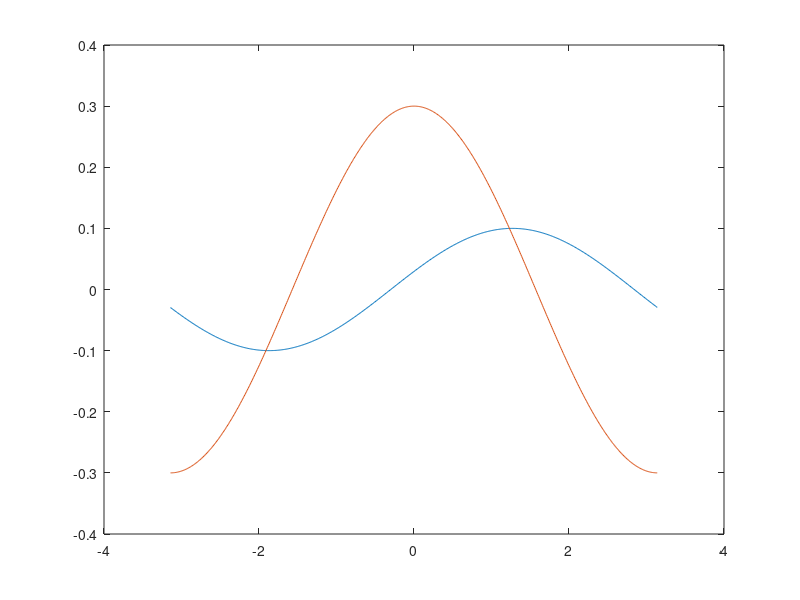

The MATLAB script that drew this image: (Note: this script raises an error after producing the figure.)
kot=-pi:0.01:pi;
amp1=0.1;
amp2=0.3;
faza1=0.3;
faza2=0;
fun1=amp1*sin(kot+faza1);
fun2=amp2*cos(kot+faza2);

fun12=fun1+fun2;
faza12=atan2(amp2,amp1);
amp12=sqrt(amp1^2+amp2^2);
afun12=amp12*sin(kot+faza12);

figure
plot(kot,fun1,kot,fun2)


r0=1;
xs=0.1;
ys=0.1;



amp1=sqrt((r0^2+xs^2+ys^2+2*r0*ys)/(r0^2+xs^2+ys^2+2*r0*xs));
kotmerjeni=atan2(cos(kot-atan2(r0+xs,ys)),amp1*sin(kot+atan2(r0+ys,xs)));


atan
a=0.1;
stevec=1;
% for a=0:0.01:0.9
merjeni=atan2(sin(kot)-a,cos(kot)-a);
for i=2:max(size(merjeni))
    if merjeni(i)-merjeni(i-1)>pi
        merjeni(i)=merjeni(i)-2*pi;
    end
    if merjeni(i)-merjeni(i-1)<-pi
        merjeni(i)=merjeni(i)+2*pi;
    end    
    
end
maxpog(stevec)=max(kot-merjeni);
stevec=stevec+1;
% end
plot(0:0.01:0.9,maxpog)

figure('Name',strcat('xd=',num2str(a)));
plot(kot,merjeni)

fftprot=abs(fft(kot-merjeni));
figure
bar(fftprot);






xd=0.1;
r0=1;
theta=-0.6:0.01:0.6;
x=(r0*sin(theta)-xd)./(r0*cos(theta)-xd);
x=x-x.^3/3;
% kajdobim=(2*xd^3-6*r0*xd^2*cos(theta)+3*r0^2*xd*(cos(2*theta)+sin(2*theta))-r0^3*sin(3*theta))./(3*(xd-r0*cos(theta)).^3);
figure
plot(theta,x-theta)
grid on




x=-1:0.01:1;
y=x./(1+0.28125 *x.^2);
plot(x,y,'-r')
clf
plot(x,y,'-r')
hold on
plot(x,atan(x))
